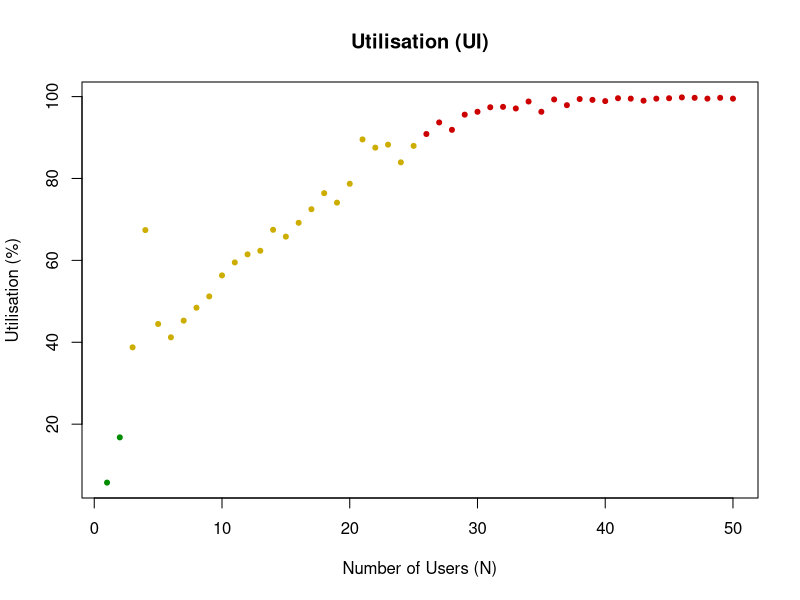
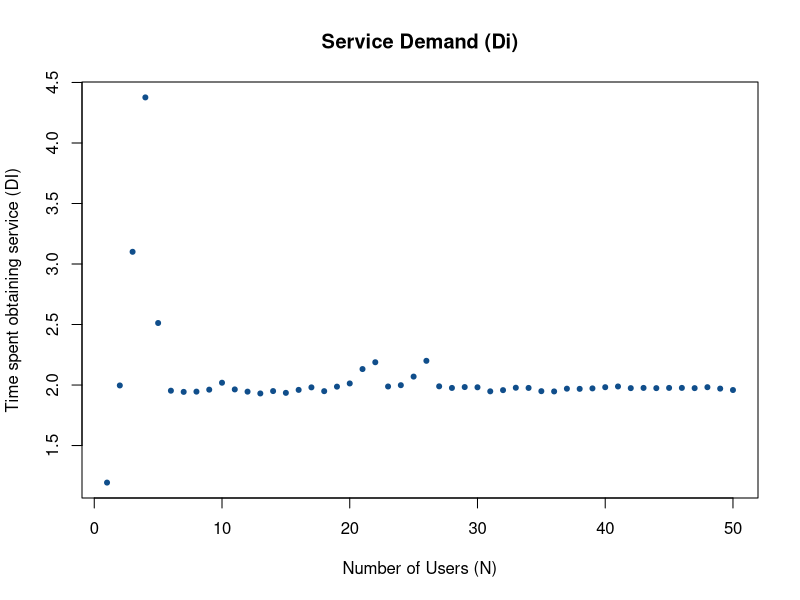
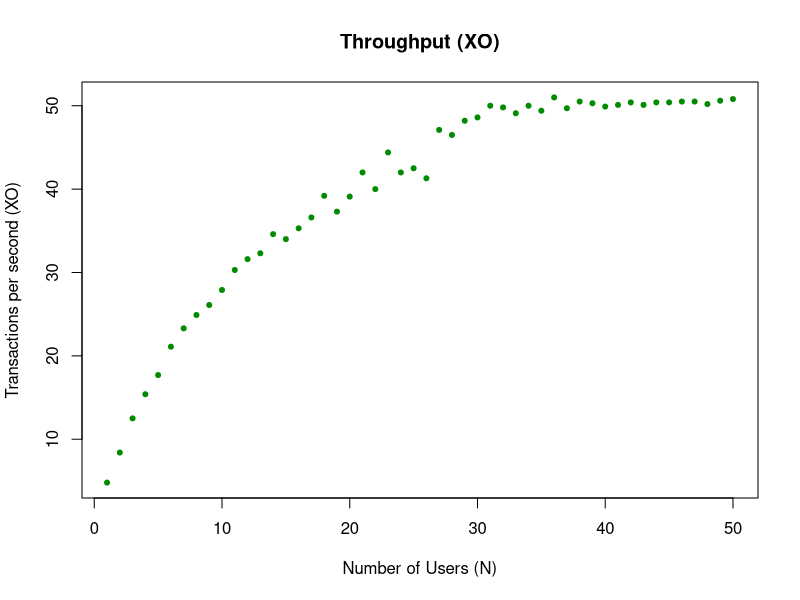
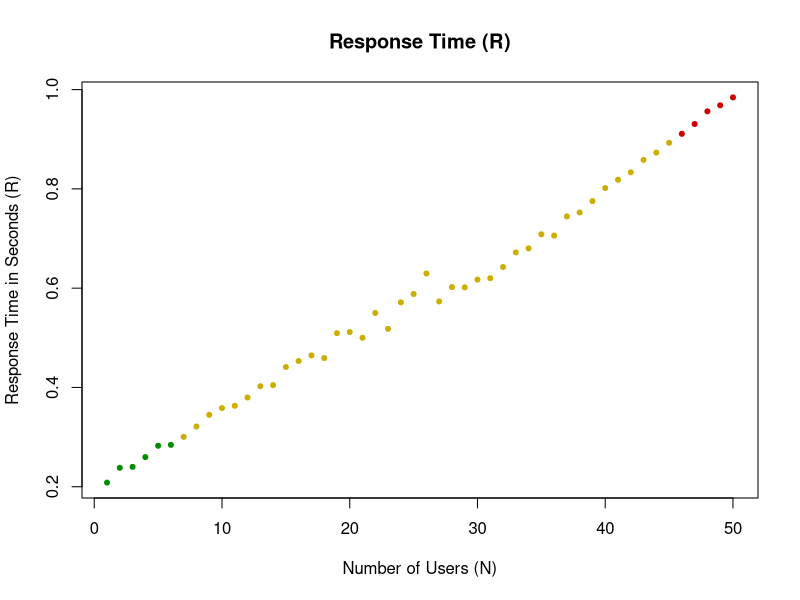

The R script that drew these images, in order:
#Sets working directory to location of relevant files
setwd(dirname(parent.frame(2)$ofile))
#reads result.dat into a table variable, taking into account the header of the file
performanceData <- read.table("results.dat", header=TRUE)

#Time - 10seconds as that is the period the data is captures by bash script
T <- 10

#Utilisation - Captured by subtracting the CPU Idle time from 100. ie 20% idle means utilisation is 80% (100 - 20 = 80)
UI <- (100-performanceData$IDLE)

#System Throughput - (XO) is acheived from dividing total completed transactions(CO) by the time (T)
XO <- (performanceData$CO/T)

#Service demand - Utilisation divided by System throughput
DI <- (UI / XO)

#Response Time - Total users divided by throughput
R <- (performanceData$N / XO)

#dev.new() opens a new window to display plot. Means all plots are generated at the same time on screen
dev.new()

#pch sets vertices to be solid bullet points. Colour of the points is determine depending on the value of UI. Green is low, yellow medium, red is high utilisation
plot(UI, pch=20, main="Utilisation (UI)", xlab="Number of Users (N)", ylab="Utilisation (%)", col=ifelse(UI >= 90, "red3", ifelse(UI <= 30, "green4", "gold3")))

dev.new()
plot(DI, pch=20, main="Service Demand (Di)", xlab="Number of Users (N)", ylab="Time spent obtaining service (DI)" , col="dodgerblue4")

dev.new()
plot(XO, pch=20, main="Throughput (XO)", xlab="Number of Users (N)", ylab="Transactions per second (XO)" , col="green4",)

dev.new()
plot(R, pch=20, main="Response Time (R)", xlab="Number of Users (N)", ylab="Response Time in Seconds (R)" , col=ifelse(R >= 0.9, "red3", ifelse(R <= 0.3, "green4", "gold3")))

summary(UI)
summary(DI)
summary(XO)
summary(R)
